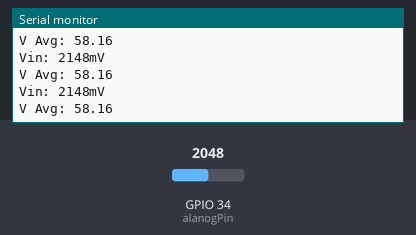
The sketch below on a simulated ESP32. Parts: the last lines printed to the serial monitor. The test bench sets the inputs (shaded band); at power-on: GPIO 34 (alanogPin) = 2048.

Above: at 1.7 s.
1.8 s: GPIO 34 (alanogPin) set to 2866
At 2.6 s:
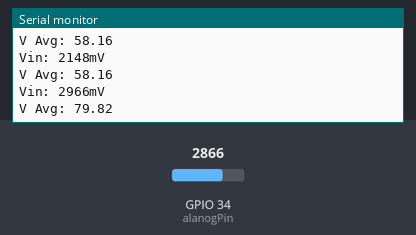
3.3 s: GPIO 34 (alanogPin) set to 3603
At 3.7 s:
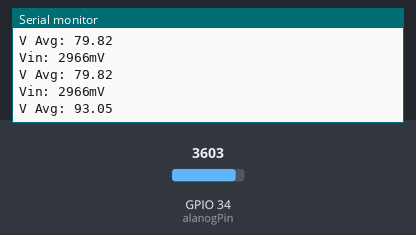
Timing chart, 0 to 6.3 s (numbered marks = the images above; inputs shaded):
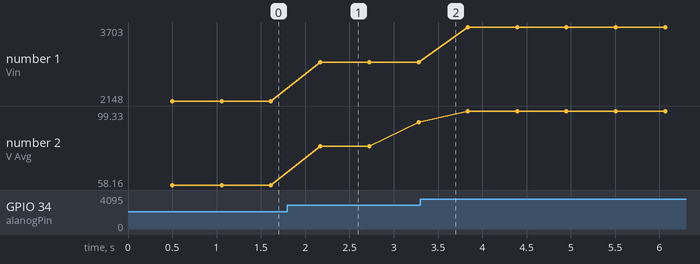

The sketch:

Riska_ESP32_VoltageDivider.ino
```cpp
const float arduinoVCC = 3.3;//Your Arduino voltage
unsigned long ValueR1 = 99900;
unsigned long ValueR2 = 3280;
double Voltage_Source = 103.8;
const int alanogPin = 34;//the pin connecting the voltage.
const int inputResolution =4096;//works with most Arduino boards
const float average_of = 500;//Average of 500 readings
int A1Value;
int A0Value;
float voltage;
float Calibrasi;
void setup() {
  Serial.begin(9600);
  Serial.println("Robojax: Reading Any voltage with Arduino");
  delay(500);

}

void loop() {
  //Robojax.com ARDVC-01 Measure any voltage with Arduino
  readVoltage();

  Serial.print("Vin: ");
  Serial.print(A1Value);
  Serial.println("mV");

  //Serial.print(voltage);
  Serial.print("V Avg: ");
  Serial.println(getVoltageAverage());
  delay(500);

}


void readVoltage(){
   A0Value = analogRead(alanogPin);
    A1Value = A0Value +100;
    float voltage_sensed = A1Value * (arduinoVCC / (float)inputResolution);
  voltage = voltage_sensed / ((float) ValueR2/((float) ValueR1 + (float) ValueR2));
  Calibrasi = (1.0447 * voltage) + 1.2885;
}

  float getVoltageAverage(){
    float voltage_temp_average=0;
      for(int i=0; i < average_of; i++)
      {
         readVoltage();
         voltage_temp_average +=Calibrasi;
      }

    return voltage_temp_average / average_of;
      }
```

Measured:
- after the input at 1.8 s, the serial monitor: prints a new line after 0.37 s (image 1)
- plotted number 1: 2148 → 2966 after the input at 1.8 s, 2966 → 3703 after the input at 3.3 s
- plotted number 2: 58.16 → 93.05 after the input at 1.8 s, 93.05 → 99.33 after the input at 3.3 s
